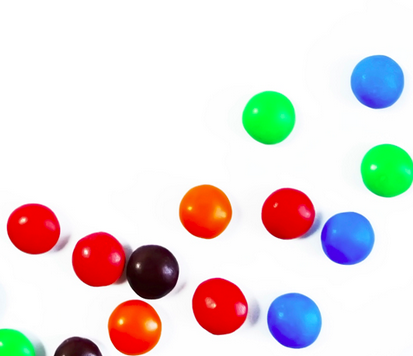
#> input picture smarties.png, 413 x 356 px, found by its file name
$ python bitwise_operation.py
#> lines starting #> are read from the running program, lines starting #| are printed output that depends on the picture; after the words box and inside, x2 and y2 are one past the last pixel; in counts of white or black regions, pixels touching at a corner belong together
import cv2
import numpy as np
img=np.zeros((250,500,3),np.uint8)
img=cv2.rectangle(img,(200,0),(300,100),(255,255,255),-1)
#img1=cv2.imread(r'C:\Users\hw_hb.png')
img1=cv2.imread(r'C:\Users\smarties.png')
#> img1 is the input picture: shape (356, 413, 3); mean B, G, R 219.1, 220.4, 228.9
img1=cv2.resize(img1,(500,250))
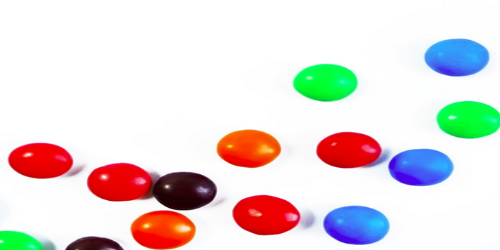
#> img1: shape (250, 500, 3); mean B, G, R 219.1, 220.3, 228.9
cv2.imshow('img',img)
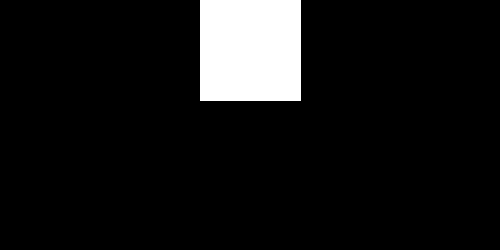
#> window 'img': shape (250, 500, 3); 8.2% white; 1 white region, box (x1, y1, x2, y2) and area: (200, 0, 301, 101) 10201
cv2.imshow('image',img1)
bit_and=cv2.bitwise_and(img1,img)
bit_or=cv2.bitwise_or(img1,img)
bit_xor=cv2.bitwise_xor(img1,img)
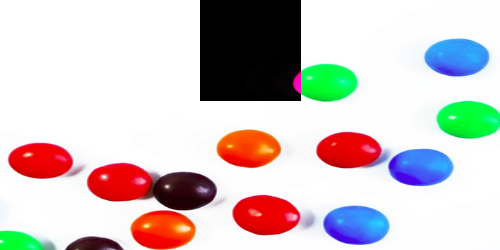
#> bit_xor: shape (250, 500, 3); mean B, G, R 198.7, 199.6, 208.6
cv2.imshow('bitand',bit_and)
cv2.imshow('bitor',bit_or)
cv2.imshow('bitxor',bit_xor)
k=cv2.waitKey(0)
#> (key Esc is pressed here)
if k==ord('a'):
   cv2.destroyAllWindows()
